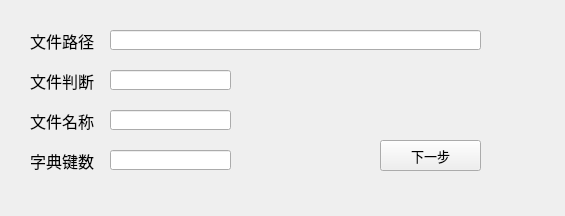
<?xml version="1.0" encoding="UTF-8"?>
<ui version="4.0">
 <class>Form</class>
 <widget class="QWidget" name="Form">
  <property name="geometry">
   <rect>
    <x>0</x>
    <y>0</y>
    <width>565</width>
    <height>216</height>
   </rect>
  </property>
  <property name="windowTitle">
   <string>Form</string>
  </property>
  <widget class="QLineEdit" name="path">
   <property name="enabled">
    <bool>true</bool>
   </property>
   <property name="geometry">
    <rect>
     <x>110</x>
     <y>30</y>
     <width>371</width>
     <height>20</height>
    </rect>
   </property>
   <property name="tabletTracking">
    <bool>false</bool>
   </property>
   <property name="focusPolicy">
    <enum>Qt::StrongFocus</enum>
   </property>
   <property name="frame">
    <bool>true</bool>
   </property>
   <property name="clearButtonEnabled">
    <bool>false</bool>
   </property>
  </widget>
  <widget class="QLabel" name="pathLabel">
   <property name="geometry">
    <rect>
     <x>30</x>
     <y>30</y>
     <width>81</width>
     <height>21</height>
    </rect>
   </property>
   <property name="font">
    <font>
     <pointsize>12</pointsize>
    </font>
   </property>
   <property name="text">
    <string>文件路径</string>
   </property>
  </widget>
  <widget class="QLineEdit" name="fname">
   <property name="enabled">
    <bool>true</bool>
   </property>
   <property name="geometry">
    <rect>
     <x>110</x>
     <y>70</y>
     <width>121</width>
     <height>20</height>
    </rect>
   </property>
   <property name="tabletTracking">
    <bool>false</bool>
   </property>
   <property name="focusPolicy">
    <enum>Qt::StrongFocus</enum>
   </property>
   <property name="frame">
    <bool>true</bool>
   </property>
   <property name="clearButtonEnabled">
    <bool>false</bool>
   </property>
  </widget>
  <widget class="QLabel" name="fnameLabel">
   <property name="geometry">
    <rect>
     <x>30</x>
     <y>70</y>
     <width>81</width>
     <height>21</height>
    </rect>
   </property>
   <property name="font">
    <font>
     <pointsize>12</pointsize>
    </font>
   </property>
   <property name="text">
    <string>文件判断</string>
   </property>
  </widget>
  <widget class="QLineEdit" name="filename">
   <property name="enabled">
    <bool>true</bool>
   </property>
   <property name="geometry">
    <rect>
     <x>110</x>
     <y>110</y>
     <width>121</width>
     <height>20</height>
    </rect>
   </property>
   <property name="tabletTracking">
    <bool>false</bool>
   </property>
   <property name="focusPolicy">
    <enum>Qt::StrongFocus</enum>
   </property>
   <property name="frame">
    <bool>true</bool>
   </property>
   <property name="clearButtonEnabled">
    <bool>false</bool>
   </property>
  </widget>
  <widget class="QLabel" name="filenameLabel">
   <property name="geometry">
    <rect>
     <x>30</x>
     <y>110</y>
     <width>81</width>
     <height>21</height>
    </rect>
   </property>
   <property name="font">
    <font>
     <pointsize>12</pointsize>
    </font>
   </property>
   <property name="text">
    <string>文件名称</string>
   </property>
  </widget>
  <widget class="QLabel" name="keyNumLabel">
   <property name="geometry">
    <rect>
     <x>30</x>
     <y>150</y>
     <width>81</width>
     <height>21</height>
    </rect>
   </property>
   <property name="font">
    <font>
     <pointsize>12</pointsize>
    </font>
   </property>
   <property name="text">
    <string>字典键数</string>
   </property>
  </widget>
  <widget class="QLineEdit" name="keyNum">
   <property name="enabled">
    <bool>true</bool>
   </property>
   <property name="geometry">
    <rect>
     <x>110</x>
     <y>150</y>
     <width>121</width>
     <height>20</height>
    </rect>
   </property>
   <property name="tabletTracking">
    <bool>false</bool>
   </property>
   <property name="focusPolicy">
    <enum>Qt::StrongFocus</enum>
   </property>
   <property name="frame">
    <bool>true</bool>
   </property>
   <property name="clearButtonEnabled">
    <bool>false</bool>
   </property>
  </widget>
  <widget class="QPushButton" name="next">
   <property name="geometry">
    <rect>
     <x>380</x>
     <y>140</y>
     <width>101</width>
     <height>31</height>
    </rect>
   </property>
   <property name="font">
    <font>
     <pointsize>10</pointsize>
     <kerning>true</kerning>
    </font>
   </property>
   <property name="text">
    <string>下一步</string>
   </property>
  </widget>
 </widget>
 <resources/>
 <connections/>
</ui>
